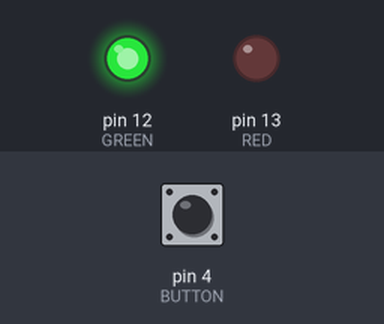
This sketch was run on a simulated Arduino Uno, built with avr-gcc and run on an emulated ATmega328P. Parts: output pins drawn as LEDs (lit = HIGH). The test bench sets the inputs (shaded band); at power-on: pin 4 (BUTTON) HIGH.

Above: at 1.2 s.
1.3 s: pin 4 (BUTTON) pulled LOW for 0.15 s
At 1.37 s:
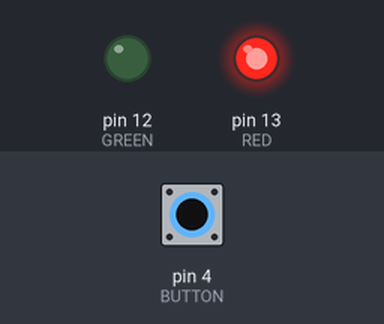
2.9 s: pin 4 (BUTTON) pulled LOW for 3.2 s
At 7.0 s:
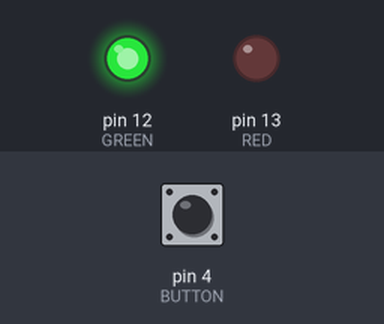
Timing chart, 0 to 8.5 s (numbered marks = the images above; inputs shaded):
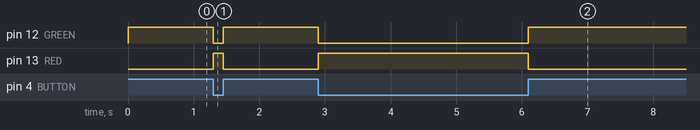

The sketch:

Hello_pul.ino
```cpp
// In this line, we define the constant that indicates the Arduino PIN that corresponds to the color led.
#define RED 13
#define GREEN 12
#define BUTTON 4

void setup()
{
//The pinMode defines the status mode of the pin in output. For the difitalWrite part, we define value of the output.
 pinMode(RED,OUTPUT);
 pinMode(GREEN,OUTPUT);
 pinMode(BUTTON,INPUT);

}

void loop() //We use the if function to compare the input and activate the corresponding output.
{
  if(digitalRead(BUTTON) == LOW)
  {
    digitalWrite(GREEN,LOW);
    digitalWrite(RED,HIGH);
  }
  else
  {
    digitalWrite(RED,LOW);
    digitalWrite(GREEN,HIGH);
  }
}
```

Measured:
- after the input at 1.3 s, pin 12 (GREEN): HIGH → LOW at once, → HIGH 0.15 s later; pin 13 (RED): LOW → HIGH at once, → LOW 0.15 s later
- after the input at 2.9 s, pin 12 (GREEN): HIGH → LOW at once, → HIGH 3.2 s later; pin 13 (RED): LOW → HIGH at once, → LOW 3.2 s later
